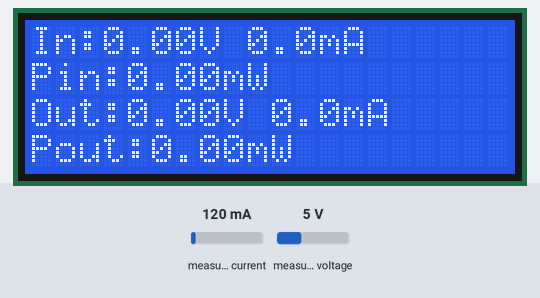
The sketch below on a simulated ESP32. Shown: 20×4 character LCD. Wiring (inferred from the names in the program): INA219 current sensor at I2C address 0x40. Inputs (shaded band) come from the test bench; at power-on: measured current 120 mA, measured voltage 5 V. What the sketch prints to the serial monitor is not drawn.

Above: at 1.4 s.
1.5 s: measured current set to 40 mA
At 5.0 s:
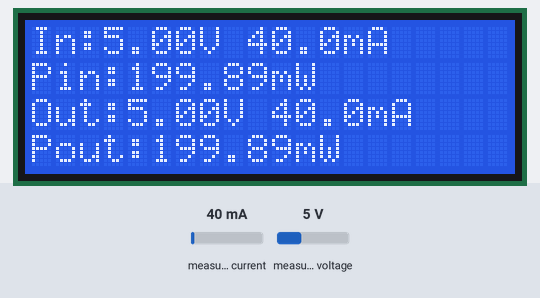
5.5 s: measured voltage set to 0.3 V
At 9.3 s:
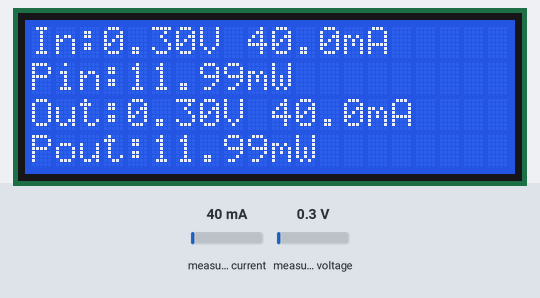
9.5 s: measured current set to 500 mA
At 13.3 s:
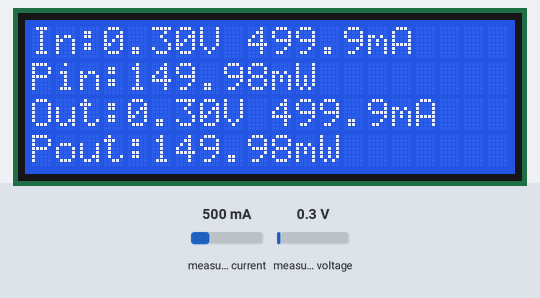
13.5 s: measured voltage set to 3.8 V
At 17.3 s:
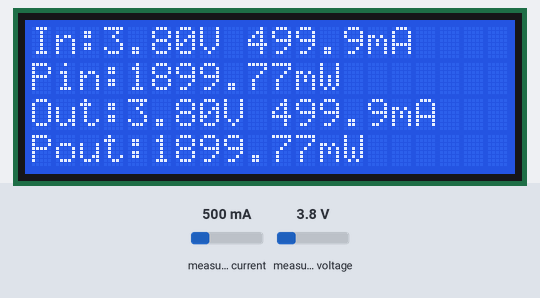
Timing chart, 0 to 18.5 s (numbered marks = the images above; inputs shaded):
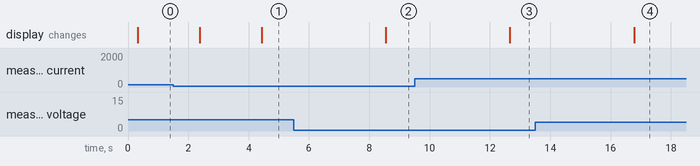

Measured:
- after the input at 1.5 s, the display: first differs from a run without the input after 2.9 s (image 1)
- after the input at 5.5 s, the display: changes after 3.0 s (image 2)
- after the input at 9.5 s, the display: changes after 3.2 s (image 3)
- after the input at 13.5 s, the display: changes after 3.3 s (image 4)

The sketch:

main.ino
```cpp
#include <Arduino.h>
#include <Wire.h>
#include <LiquidCrystal_I2C.h>
#include <math.h>  // <-- Tambahan untuk fungsi fabs()

#define I2C_INPUT_SDA 16
#define I2C_INPUT_SCL 17
#define I2C_OUTPUT_SDA 21
#define I2C_OUTPUT_SCL 19
#define I2C_FREQ 100000

#define INA219_ADDR_INPUT 0x40
#define INA219_ADDR_OUTPUT 0x40 // Jika kedua sensor sama, ganti alamat salah satu (misal 0x41)

LiquidCrystal_I2C lcd(0x27, 20, 4);

// Variabel global pembacaan
float vin_bus = 0, vin_curr = 0, vin_pwr = 0;
float vout_bus = 0, vout_curr = 0, vout_pwr = 0;

// Variabel kalibrasi
float INA_current_LSB_input = 0.0f;
float INA_power_LSB_input = 0.0f;
float INA_current_LSB_output = 0.0f;
float INA_power_LSB_output = 0.0f;

// ====================== Fungsi Kalibrasi ======================
void ina219_calibrate_auto(TwoWire &wire, uint8_t addr, float R_shunt_ohm, float max_expected_current_A,
float &out_current_LSB, float &out_power_LSB) {
  float current_LSB = max_expected_current_A / 32768.0f; // A/bit
  uint32_t cal = (uint32_t)(0.04096f / (current_LSB * R_shunt_ohm));
  if (cal > 0xFFFF) {
    current_LSB = 0.04096f / (0xFFFF * R_shunt_ohm);
    cal = 0xFFFF;
  }

  wire.beginTransmission(addr);
  wire.write(0x05);
  wire.write((cal >> 8) & 0xFF);
  wire.write(cal & 0xFF);
  wire.endTransmission();

  out_current_LSB = current_LSB;
  out_power_LSB = 20.0f * current_LSB;
}

// ====================== Fungsi Baca Register ======================
int ina219_read_register(TwoWire &wire, uint8_t addr, uint8_t reg) {
  wire.beginTransmission(addr);
  wire.write(reg);
  if (wire.endTransmission(false) != 0) return -1;
  if (wire.requestFrom(addr, (uint8_t)2) != 2) return -1;
  uint8_t msb = wire.read();
  uint8_t lsb = wire.read();
  return (msb << 8) | lsb;
}

float ina219_get_bus_voltage(TwoWire &wire, uint8_t addr) {
  int reg = ina219_read_register(wire, addr, 0x02);
  if (reg < 0) return -1.0f;
  return ((reg >> 3) & 0x1FFF) * 0.004f; // Volt
}

float ina219_get_current(TwoWire &wire, uint8_t addr, float current_LSB) {
  int reg = ina219_read_register(wire, addr, 0x04);
  if (reg < 0) return -1.0f;
  int16_t val = (int16_t)reg;
  return fabs(val * current_LSB * 1000.0f); // mA, pakai fabs() supaya selalu positif
}

float ina219_get_power(TwoWire &wire, uint8_t addr, float power_LSB) {
  int reg = ina219_read_register(wire, addr, 0x03);
  if (reg < 0) return -1.0f;
  return reg * power_LSB * 1000.0f; // mW
}

// ====================== Task Pembacaan Sensor ======================
void readTask(void *pvParameters) {
  for (;;) {
    vin_bus = ina219_get_bus_voltage(Wire, INA219_ADDR_INPUT);
    vin_curr = ina219_get_current(Wire, INA219_ADDR_INPUT, INA_current_LSB_input);
    vin_pwr = vin_bus * (vin_curr / 1000.0f); // Daya = V x I

    vout_bus  = ina219_get_bus_voltage(Wire1, INA219_ADDR_OUTPUT);
    vout_curr = ina219_get_current(Wire1, INA219_ADDR_OUTPUT, INA_current_LSB_output);
    vout_pwr  = vout_bus * (vout_curr / 1000.0f);

    Serial.printf("INPUT  : %.3fV %.3fmA %.3fmW\n", vin_bus, vin_curr, vin_pwr * 1000);
    Serial.printf("OUTPUT : %.3fV %.3fmA %.3fmW\n\n", vout_bus, vout_curr, vout_pwr * 1000);

    vTaskDelay(pdMS_TO_TICKS(2000));
  }
}

void setup() {
  Serial.begin(115200);
  delay(200);
  Serial.println("Starting Dual I2C Bus: Wire + Wire1");

  // Inisialisasi dua bus I2C
  Wire.begin(I2C_INPUT_SDA, I2C_INPUT_SCL, I2C_FREQ);
  Wire1.begin(I2C_OUTPUT_SDA, I2C_OUTPUT_SCL, I2C_FREQ);

  // Inisialisasi LCD
  lcd.init();
  lcd.backlight();

  // Kalibrasi INA219
  ina219_calibrate_auto(Wire, INA219_ADDR_INPUT, 1.0f, 2.0f,
                        INA_current_LSB_input, INA_power_LSB_input);
  ina219_calibrate_auto(Wire1, INA219_ADDR_OUTPUT, 0.1f, 2.0f,
                        INA_current_LSB_output, INA_power_LSB_output);

  // Jalankan task baca sensor
  xTaskCreatePinnedToCore(readTask, "INA219_ReadTask", 4096, NULL, 1, NULL, 1);
}

void loop() {
  lcd.clear();
  lcd.setCursor(0, 0);
  lcd.printf("In:%.2fV %.1fmA", vin_bus, vin_curr);
  lcd.setCursor(0, 1);
  lcd.printf("Pin:%.2fmW", vin_pwr * 1000);

  lcd.setCursor(0, 2);
  lcd.printf("Out:%.2fV %.1fmA", vout_bus, vout_curr);
  lcd.setCursor(0, 3);
  lcd.printf("Pout:%.2fmW", vout_pwr * 1000);

  delay(2000);
}
```
